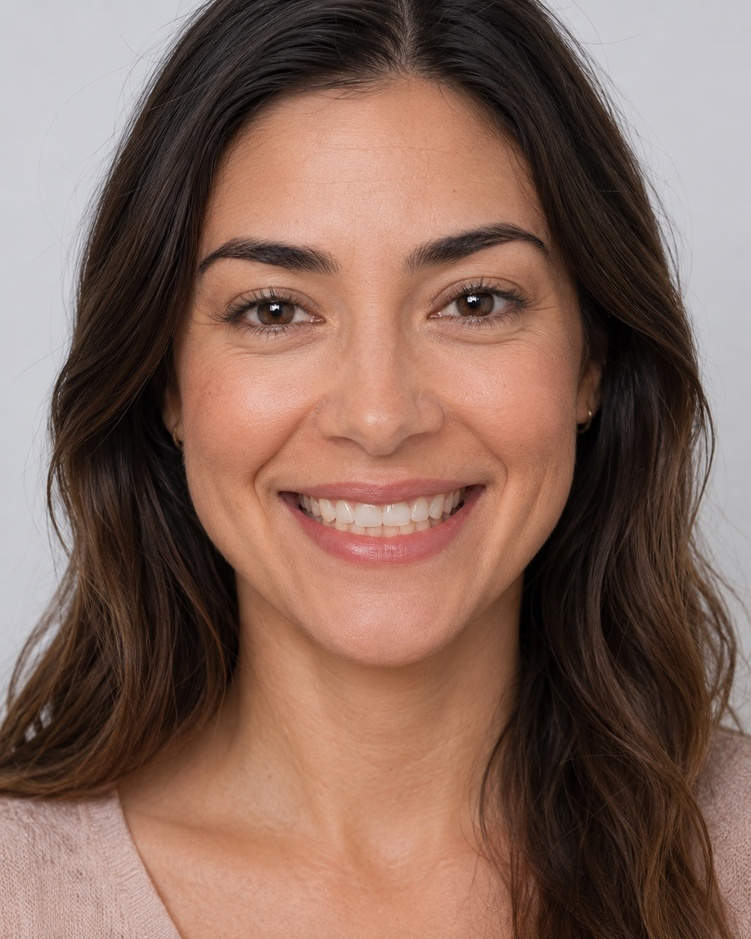
#> input picture media/inline/sample-facial-before.jpg, 751 x 939 px, shrunk from 1122 x 1402 before the run
$ python -i auto.py   (imports and definitions only)
#> lines starting #> are read from the running program, lines starting #| are printed output that depends on the picture; after the words box and inside, x2 and y2 are one past the last pixel; in counts of white or black regions, pixels touching at a corner belong together
"""審美的主訴のオート判定（OpenCV ヒューリスティック）。

学習済みモデルや重い依存を使わず、顔・口元の領域推定と色/明るさ/対称性の
解析から主訴の「候補」を信頼度つきで提示する補助機能。あくまで術者確認を
前提とした参考であり、確定診断ではない。

仕組みの概要:
- 顔を検出できれば下顔面中央を口元 ROI とする。検出できない場合は口腔内
  接写写真とみなし画像中央領域を対象にする。
- ROI 内で「歯」（高明度・低彩度）と「歯肉」（赤系）を色で大まかに分離。
- 歯の黄色味 → 変色、歯肉/歯の面積比 → ガミースマイル、暗い金属色 → 銀歯、
  歯領域の左右非対称 → 正中のずれ、歯の暗い間隙 → 欠損/空隙、の候補を算出。
"""

from __future__ import annotations

import os
from dataclasses import dataclass, field
from typing import Dict, List, Optional, Tuple

import cv2
import numpy as np


@dataclass
class AutoFinding:
    code: str
    confidence: float  # 0..1（補助的指標）
    metric: Dict[str, float] = field(default_factory=dict)
    note: str = ""


def _load_face_cascade() -> Optional[cv2.CascadeClassifier]:
    path = os.path.join(cv2.data.haarcascades, "haarcascade_frontalface_default.xml")
    clf = cv2.CascadeClassifier(path)
    return None if clf.empty() else clf


def _find_mouth_roi(img: np.ndarray) -> Tuple[Tuple[int, int, int, int], bool]:
    """口元 ROI (x, y, w, h) と「顔が見つかったか」を返す。

    顔が見つかれば下顔面中央。見つからなければ画像中央領域（口腔内接写を想定）。
    """
    h, w = img.shape[:2]
    cascade = _load_face_cascade()
    if cascade is not None:
        gray = cv2.cvtColor(img, cv2.COLOR_BGR2GRAY)
        faces = cascade.detectMultiScale(gray, 1.1, 5, minSize=(60, 60))
        if len(faces) > 0:
            fx, fy, fw, fh = max(faces, key=lambda f: f[2] * f[3])
            # 下顔面中央（口元）を切り出す
            mx = fx + int(fw * 0.18)
            mw = int(fw * 0.64)
            my = fy + int(fh * 0.58)
            mh = int(fh * 0.34)
            mx = max(0, mx); my = max(0, my)
            mw = min(mw, w - mx); mh = min(mh, h - my)
            if mw > 10 and mh > 10:
                return (mx, my, mw, mh), True
    # フォールバック: 画像中央 80%
    mx, my = int(w * 0.1), int(h * 0.1)
    return (mx, my, int(w * 0.8), int(h * 0.8)), False


def _masks(roi_bgr: np.ndarray):
    """ROI から歯マスク・歯肉マスク・暗部マスクを作る。"""
    hsv = cv2.cvtColor(roi_bgr, cv2.COLOR_BGR2HSV)
    H, S, V = hsv[..., 0], hsv[..., 1], hsv[..., 2]

    # 歯: 明るく彩度が低い
    teeth = ((V > 110) & (S < 90)).astype(np.uint8)
    teeth = cv2.morphologyEx(teeth, cv2.MORPH_OPEN, np.ones((3, 3), np.uint8))

    # 歯肉: 赤〜ピンク系（Hue が赤付近）でそこそこ彩度がある
    red = (((H < 12) | (H > 168)) & (S > 60) & (V > 60)).astype(np.uint8)
    gum = cv2.morphologyEx(red, cv2.MORPH_OPEN, np.ones((3, 3), np.uint8))

    # 暗部: 金属/影/欠損の手がかり（低明度）
    dark = ((V < 70)).astype(np.uint8)

    return teeth, gum, dark


def _yellowness(roi_bgr: np.ndarray, teeth: np.ndarray) -> float:
    """歯領域の黄色味を LAB の b* から推定し 0..1 に正規化。"""
    if teeth.sum() < 30:
        return 0.0
    lab = cv2.cvtColor(roi_bgr, cv2.COLOR_BGR2LAB)
    b = lab[..., 2].astype(np.float32)  # 128 中心、>128 で黄方向
    vals = b[teeth.astype(bool)]
    mean_b = float(np.mean(vals))
    # b*=128 で 0、b*=160 程度で 1 になるようスケール
    return float(np.clip((mean_b - 128.0) / 32.0, 0.0, 1.0))


def detect_complaints(
    image: np.ndarray, min_confidence: float = 0.35
) -> List[AutoFinding]:
    """画像から審美的主訴の候補を信頼度つきで返す。

    Parameters
    ----------
    image:
        BGR uint8 画像（術前写真を推奨。正面の笑顔または口腔内接写）。
    min_confidence:
        この値未満の候補は返さない。
    """
    if image is None or image.size == 0:
        return []

    (rx, ry, rw, rh), face_found = _find_mouth_roi(image)
    roi = image[ry:ry + rh, rx:rx + rw]
    if roi.size == 0:
        return []

    teeth, gum, dark = _masks(roi)
    area = float(rw * rh)
    teeth_area = float(teeth.sum())
    gum_area = float(gum.sum())

    findings: List[AutoFinding] = []

    # --- 変色（歯の黄色味） ---
    yellow = _yellowness(roi, teeth)
    if teeth_area > area * 0.04:
        conf = yellow
        findings.append(
            AutoFinding(
                "discoloration",
                round(conf, 2),
                {"yellowness": round(yellow, 2), "teeth_ratio": round(teeth_area / area, 3)},
                "歯領域の黄色味から推定。照明・ホワイトバランスの影響を受けるため要確認。",
            )
        )

    # --- ガミースマイル（歯肉露出比） ---
    if teeth_area > 30:
        gum_ratio = gum_area / max(teeth_area, 1.0)
        # 歯肉が歯に対して相対的に多いほど高スコア（0.6 で頭打ち）
        conf = float(np.clip(gum_ratio / 0.6, 0.0, 1.0))
        findings.append(
            AutoFinding(
                "gummy_smile",
                round(conf, 2),
                {"gum_teeth_ratio": round(gum_ratio, 2)},
                "歯肉と歯の面積比から推定。笑顔の写真でないと過小評価になりやすい。",
            )
        )

    # --- 銀歯/金属色（歯列内の低彩度・低明度のまとまり） ---
    if teeth_area > 30:
        # 歯の近傍にある暗部の割合
        teeth_dil = cv2.dilate(teeth, np.ones((9, 9), np.uint8))
        metalish = ((dark > 0) & (teeth_dil > 0)).sum()
        metal_ratio = metalish / max(teeth_area, 1.0)
        conf = float(np.clip(metal_ratio / 0.25, 0.0, 1.0))
        findings.append(
            AutoFinding(
                "metal_restoration",
                round(conf, 2),
                {"dark_in_arch_ratio": round(metal_ratio, 3)},
                "歯列内の暗い領域から推定。う蝕・影・口腔内陰影と区別できないため要確認。",
            )
        )

    # --- 正中・左右非対称（歯マスク重心の左右ずれ） ---
    if teeth_area > area * 0.05:
        ys, xs = np.nonzero(teeth)
        cx = float(np.mean(xs))
        offset = abs(cx - rw / 2.0) / (rw / 2.0)  # 0=中央, 1=端
        conf = float(np.clip(offset / 0.25, 0.0, 1.0))
        findings.append(
            AutoFinding(
                "midline_deviation",
                round(conf, 2),
                {"center_offset": round(offset, 3)},
                "歯列重心の左右ずれから推定。顔の向き・トリミングの影響を受ける。",
            )
        )

    # 信頼度でフィルタし降順に
    findings = [f for f in findings if f.confidence >= min_confidence]
    findings.sort(key=lambda f: f.confidence, reverse=True)

    for f in findings:
        f.metric["roi"] = 1.0 if face_found else 0.0  # 1=顔検出, 0=接写フォールバック
    return findings

>>> import cv2
>>> picture = cv2.imread('../../media/inline/sample-facial-before.jpg')
#> picture is the input picture: shape (939, 751, 3); mean B, G, R 91.5, 103.3, 132.4
>>> result = detect_complaints(picture)
#> in _find_mouth_roi, `gray = cv2.cvtColor(img, cv2.COLOR_BGR2GRAY)`:
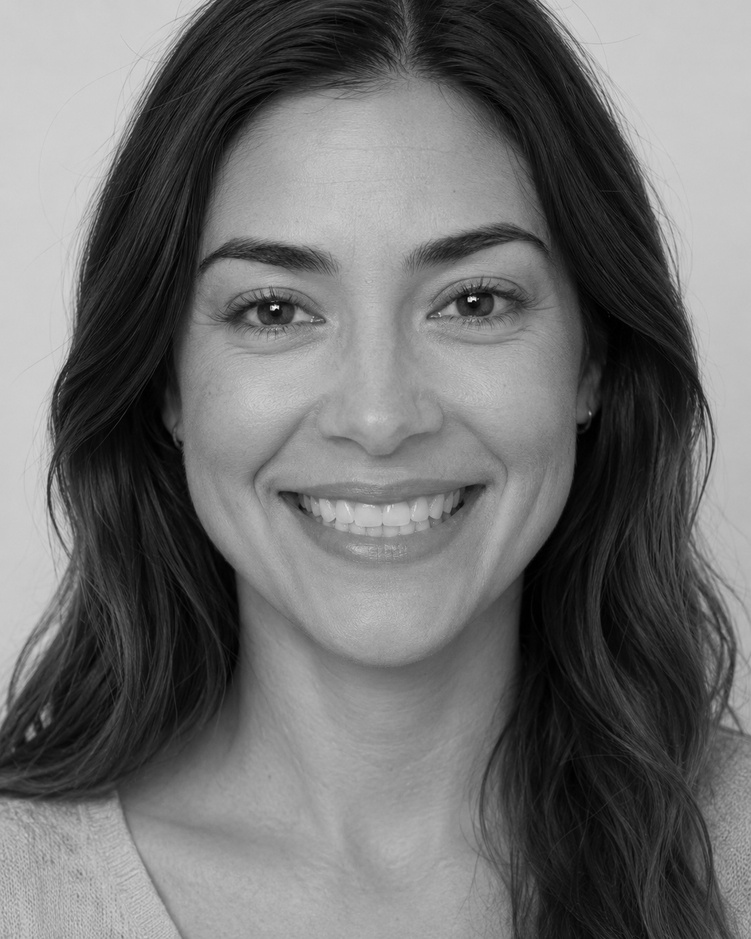
#> gray: shape (939, 751); min 0, max 251, mean 110.7
#> in _find_mouth_roi, `faces = cascade.detectMultiScale(gray, 1.1, 5, minSize=(60, 60))`: faces = [[124, 108, 506, 506]]
#> in _find_mouth_roi, `fx, fy, fw, fh = max(faces, key=lambda f: f[2] * f[3])`: fx = 124; fy = 108; fw = 506
#> in _find_mouth_roi, `mx = fx + int(fw * 0.18)`: mx = 215
#> in _find_mouth_roi, `mw = int(fw * 0.64)`: mw = 323
#> in _find_mouth_roi, `my = fy + int(fh * 0.58)`: my = 401
#> in _find_mouth_roi, `mh = int(fh * 0.34)`: mh = 172
#> in detect_complaints, `(rx, ry, rw, rh), face_found = _find_mouth_roi(image)`: rx = 215; ry = 401; rw = 323; rh = 172; face_found = True
#> in _masks, `hsv = cv2.cvtColor(roi_bgr, cv2.COLOR_BGR2HSV)`: hsv: shape (172, 323, 3); mean H, S, V 8.7, 114.8, 187
#> in _masks, `H, S, V = hsv[..., 0], hsv[..., 1], hsv[..., 2]`:
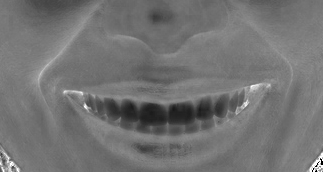
#> S: shape (172, 323); min 0, max 255, mean 114.8
#> in _masks, `H, S, V = hsv[..., 0], hsv[..., 1], hsv[..., 2]`:
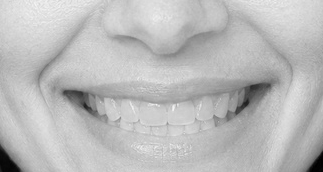
#> V: shape (172, 323); min 0, max 244, mean 187
#> in _masks, `teeth = ((V > 110) & (S < 90)).astype(np.uint8)`:
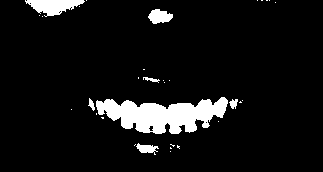
#> teeth: shape (172, 323); values 0 (black) and 1 (white), 7.5% white; 32 white regions (25 under 20 px), largest, box (x1, y1, x2, y2) and area: (96, 97, 228, 134) 2964, (25, 0, 85, 17) 598, (148, 9, 173, 24) 256
#> in _masks, `teeth = cv2.morphologyEx(teeth, cv2.MORPH_OPEN, np.ones((3, 3), np.uin..`: teeth: shape (172, 323); values 0 (black) and 1 (white), 7.2% white; 9 white regions (1 under 20 px), largest, box (x1, y1, x2, y2) and area: (96, 97, 228, 134) 2911, (27, 0, 84, 16) 567, (149, 9, 173, 24) 251
#> in _masks, `red = (((H < 12) | (H > 168)) & (S > 60) & (V > 60)).astype(np.uint8)`:
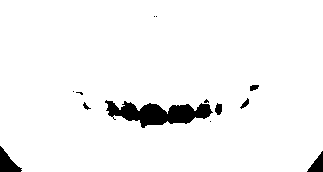
#> red: shape (172, 323); values 0 (black) and 1 (white), 95.9% white; 13 black regions (6 under 20 px), largest, box (x1, y1, x2, y2) and area: (105, 100, 213, 128) 1606, (0, 146, 22, 172) 299, (307, 151, 323, 172) 179
#> in _masks, `gum = cv2.morphologyEx(red, cv2.MORPH_OPEN, np.ones((3, 3), np.uint8))`: gum: shape (172, 323); values 0 (black) and 1 (white), 95.8% white; 11 black regions (4 under 20 px), largest, box (x1, y1, x2, y2) and area: (105, 99, 213, 128) 1653, (0, 146, 22, 172) 301, (307, 151, 323, 172) 179
#> in _masks, `dark = ((V < 70)).astype(np.uint8)`: dark: shape (172, 323); values 0 (black) and 1 (white), 1.2% white; 10 white regions (4 under 20 px), largest, box (x1, y1, x2, y2) and area: (0, 145, 21, 172) 298, (307, 151, 323, 172) 186, (248, 84, 261, 93) 63, (236, 97, 249, 114) 63, (72, 91, 83, 97) 38, (83, 102, 91, 110) 30
#> in detect_complaints, `area = float(rw * rh)`: area = 55556
#> in detect_complaints, `teeth_area = float(teeth.sum())`: teeth_area = 4008
#> in detect_complaints, `gum_area = float(gum.sum())`: gum_area = 53234
#> in _yellowness, `lab = cv2.cvtColor(roi_bgr, cv2.COLOR_BGR2LAB)`: lab: shape (172, 323, 3); mean of channels 0, 1, 2 148.8, 149.3, 149.5
#> in _yellowness, `b = lab[..., 2].astype(np.float32)`:
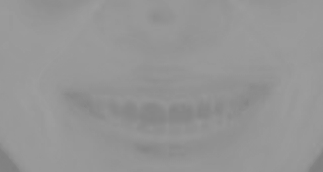
#> b: shape (172, 323) float32; min 126, max 158, mean 149.5
#> in _yellowness, `vals = b[teeth.astype(bool)]`: vals = 4008 values, max 148 at index 222, min 132 at index 1859, mean 140.4
#> in _yellowness, `mean_b = float(np.mean(vals))`: mean_b = 140.4
#> in detect_complaints, `yellow = _yellowness(roi, teeth)`: yellow = 0.388
#> in detect_complaints, `gum_ratio = gum_area / max(teeth_area, 1.0)`: gum_ratio = 13.28
#> in detect_complaints, `conf = float(np.clip(gum_ratio / 0.6, 0.0, 1.0))`: conf = 1
#> in detect_complaints, `teeth_dil = cv2.dilate(teeth, np.ones((9, 9), np.uint8))`:
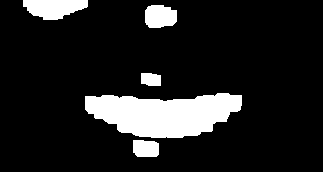
#> teeth_dil: shape (172, 323); values 0 (black) and 1 (white), 13.1% white; 5 white regions, box (x1, y1, x2, y2) and area: (85, 93, 242, 138) 5028, (23, 0, 88, 20) 956, (145, 5, 177, 28) 627, (133, 140, 159, 157) 407, (141, 73, 161, 86) 235
#> in detect_complaints, `metalish = ((dark > 0) & (teeth_dil > 0)).sum()`: metalish = 32
#> in detect_complaints, `metal_ratio = metalish / max(teeth_area, 1.0)`: metal_ratio = 0.00798
#> in detect_complaints, `conf = float(np.clip(metal_ratio / 0.25, 0.0, 1.0))`: conf = 0.0319
#> in detect_complaints, `ys, xs = np.nonzero(teeth)`: ys = 4008 values from 0 to 152; xs = 4008 values, max 237 at index 876, min 27 at index 0, mean 146.2
#> in detect_complaints, `cx = float(np.mean(xs))`: cx = 146.2
#> in detect_complaints, `offset = abs(cx - rw / 2.0) / (rw / 2.0)`: offset = 0.0944
#> in detect_complaints, `conf = float(np.clip(offset / 0.25, 0.0, 1.0))`: conf = 0.378
#> in detect_complaints, `findings = [f for f in findings if f.confidence >= min_confidence]`: findings = 3 items
#> the loop in detect_complaints, `for f in findings:` made 3 passes
#> after the loop in detect_complaints, `for f in findings:`: f.metric = {'center_offset': 0.094, 'roi': 1}
#> result = 3 items
